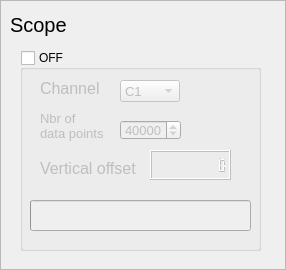
<?xml version="1.0" encoding="UTF-8"?>
<ui version="4.0">
 <class>Frame</class>
 <widget class="QFrame" name="Frame">
  <property name="geometry">
   <rect>
    <x>0</x>
    <y>0</y>
    <width>286</width>
    <height>270</height>
   </rect>
  </property>
  <property name="sizePolicy">
   <sizepolicy hsizetype="Fixed" vsizetype="Fixed">
    <horstretch>0</horstretch>
    <verstretch>0</verstretch>
   </sizepolicy>
  </property>
  <property name="minimumSize">
   <size>
    <width>286</width>
    <height>270</height>
   </size>
  </property>
  <property name="maximumSize">
   <size>
    <width>286</width>
    <height>270</height>
   </size>
  </property>
  <property name="windowTitle">
   <string>Frame</string>
  </property>
  <property name="frameShape">
   <enum>QFrame::StyledPanel</enum>
  </property>
  <property name="frameShadow">
   <enum>QFrame::Raised</enum>
  </property>
  <widget class="QLabel" name="TitleLabel">
   <property name="geometry">
    <rect>
     <x>10</x>
     <y>10</y>
     <width>71</width>
     <height>31</height>
    </rect>
   </property>
   <property name="font">
    <font>
     <pointsize>15</pointsize>
     <weight>50</weight>
     <bold>false</bold>
    </font>
   </property>
   <property name="text">
    <string>Scope</string>
   </property>
   <property name="textFormat">
    <enum>Qt::RichText</enum>
   </property>
  </widget>
  <widget class="QGroupBox" name="scopeGroupBox">
   <property name="enabled">
    <bool>true</bool>
   </property>
   <property name="geometry">
    <rect>
     <x>20</x>
     <y>50</y>
     <width>241</width>
     <height>201</height>
    </rect>
   </property>
   <property name="title">
    <string>OFF</string>
   </property>
   <property name="checkable">
    <bool>true</bool>
   </property>
   <property name="checked">
    <bool>false</bool>
   </property>
   <widget class="QLabel" name="Label2">
    <property name="geometry">
     <rect>
      <x>20</x>
      <y>110</y>
      <width>101</width>
      <height>16</height>
     </rect>
    </property>
    <property name="font">
     <font>
      <pointsize>12</pointsize>
     </font>
    </property>
    <property name="text">
     <string>Vertical offset</string>
    </property>
   </widget>
   <widget class="QLabel" name="channelLabel">
    <property name="geometry">
     <rect>
      <x>20</x>
      <y>30</y>
      <width>61</width>
      <height>16</height>
     </rect>
    </property>
    <property name="font">
     <font>
      <pointsize>12</pointsize>
     </font>
    </property>
    <property name="text">
     <string>Channel</string>
    </property>
   </widget>
   <widget class="QComboBox" name="channelComboBox">
    <property name="geometry">
     <rect>
      <x>100</x>
      <y>30</y>
      <width>60</width>
      <height>22</height>
     </rect>
    </property>
    <property name="font">
     <font>
      <pointsize>10</pointsize>
     </font>
    </property>
    <item>
     <property name="text">
      <string>C1</string>
     </property>
    </item>
    <item>
     <property name="text">
      <string>C2</string>
     </property>
    </item>
    <item>
     <property name="text">
      <string>C3</string>
     </property>
    </item>
    <item>
     <property name="text">
      <string>C4</string>
     </property>
    </item>
    <item>
     <property name="text">
      <string>F1</string>
     </property>
    </item>
    <item>
     <property name="text">
      <string>F2</string>
     </property>
    </item>
    <item>
     <property name="text">
      <string>F3</string>
     </property>
    </item>
    <item>
     <property name="text">
      <string>F4</string>
     </property>
    </item>
   </widget>
   <widget class="QProgressBar" name="sweepsProgressBar">
    <property name="geometry">
     <rect>
      <x>10</x>
      <y>150</y>
      <width>221</width>
      <height>31</height>
     </rect>
    </property>
    <property name="value">
     <number>0</number>
    </property>
    <property name="textVisible">
     <bool>false</bool>
    </property>
   </widget>
   <widget class="QSpinBox" name="dataPointsNbrSpinBox">
    <property name="geometry">
     <rect>
      <x>100</x>
      <y>70</y>
      <width>61</width>
      <height>20</height>
     </rect>
    </property>
    <property name="font">
     <font>
      <pointsize>10</pointsize>
     </font>
    </property>
    <property name="keyboardTracking">
     <bool>false</bool>
    </property>
    <property name="minimum">
     <number>2</number>
    </property>
    <property name="maximum">
     <number>400000</number>
    </property>
    <property name="singleStep">
     <number>1</number>
    </property>
    <property name="value">
     <number>40000</number>
    </property>
   </widget>
   <widget class="QLCDNumber" name="OffsetLCD">
    <property name="geometry">
     <rect>
      <x>130</x>
      <y>100</y>
      <width>81</width>
      <height>30</height>
     </rect>
    </property>
    <property name="font">
     <font>
      <pointsize>12</pointsize>
      <weight>50</weight>
      <bold>false</bold>
     </font>
    </property>
    <property name="autoFillBackground">
     <bool>false</bool>
    </property>
    <property name="digitCount">
     <number>10</number>
    </property>
   </widget>
   <widget class="QLabel" name="dataPointsNbrLabel">
    <property name="geometry">
     <rect>
      <x>20</x>
      <y>60</y>
      <width>71</width>
      <height>31</height>
     </rect>
    </property>
    <property name="font">
     <font>
      <pointsize>10</pointsize>
     </font>
    </property>
    <property name="text">
     <string>Nbr of 
data points</string>
    </property>
   </widget>
  </widget>
 </widget>
 <resources/>
 <connections/>
</ui>
